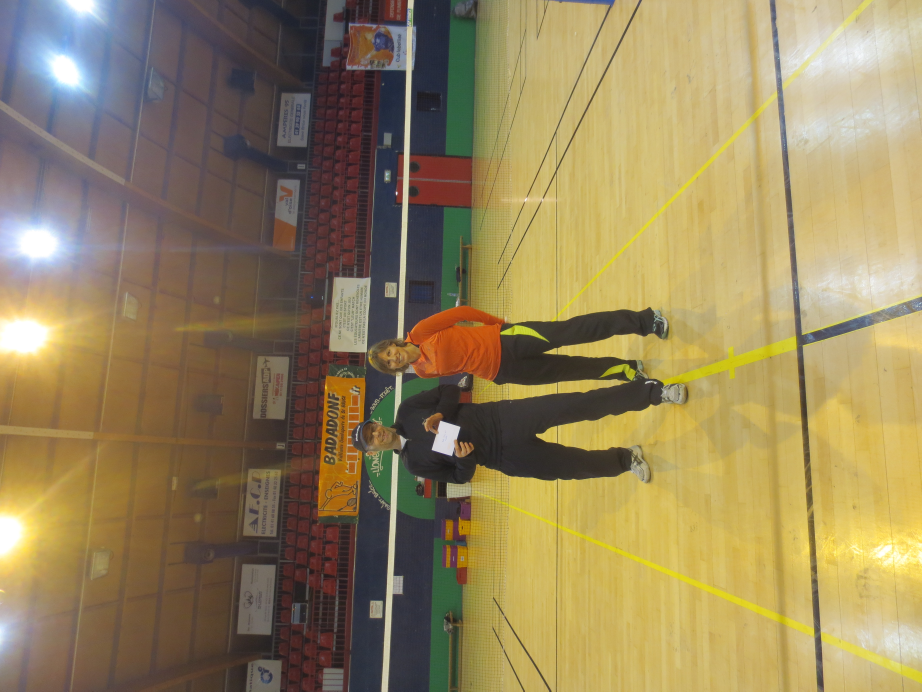
#> input picture images/gallery/badadonf9/2017-11-19 19.23.07.jpg, 4608 x 3456 px, found by its file name (shown at 1/5 size)
$ python photo_resize.py   (older library calls are emulated)
#> lines starting #> are read from the running program, lines starting #| are printed output that depends on the picture
from PIL import Image
import PIL
import os
import functools
from PIL import ExifTags
import piexif

# 1024, 768, 80
# https://www.daveperrett.com/articles/2012/07/28/exif-orientation-handling-is-a-ghetto/


def image_transpose_exif(im):
    exif_orientation_tag = 0x0112  # contains an integer, 1 through 8
    exif_transpose_sequences = [  # corresponding to the following
        [],
        [Image.FLIP_LEFT_RIGHT],
        [Image.ROTATE_180],
        [Image.FLIP_TOP_BOTTOM],
        [Image.FLIP_LEFT_RIGHT, Image.ROTATE_90],
        [Image.ROTATE_270],
        [Image.FLIP_TOP_BOTTOM, Image.ROTATE_90],  # 6
        [Image.ROTATE_90],
    ]

    try:
        seq = exif_transpose_sequences[im._getexif()[exif_orientation_tag] - 1]
    except Exception:
        raise
        return im
    else:
        return functools.reduce(lambda im, op: im.transpose(op), seq, im)


size = (1024, 1024)

fld = r"D:\GitHub\badadonf\website\content\images\gallery\badadonf9"

infile = os.path.join(fld, "2017-11-19 19.23.07.jpg")
outfile = os.path.join(fld, "2017-11-19 19.23.07b.jpg")

maxsize = (1028, 1028)

im = Image.open(infile)
#> im is the input picture: PIL image 4608x3456 RGB; mean R, G, B 149.8, 132.7, 93.5
print(im.format)
#| MPO

print(im._getexif().items())
#> (printed output is left out)
exif = dict(
    (ExifTags.TAGS[k], v) for k, v in im._getexif().items() if k in ExifTags.TAGS
)
#> exif = 44 items
print(exif)

# im.thumbnail(maxsize, PIL.Image.ANTIALIAS)
im = image_transpose_exif(im)
#> in image_transpose_exif, `seq = exif_transpose_sequences[im._getexif()[exif_orientation_tag] - 1]`: seq = [4]
#> in image_transpose_exif, `return functools.reduce(lambda im, op: im.transpose(op), seq, im)`:
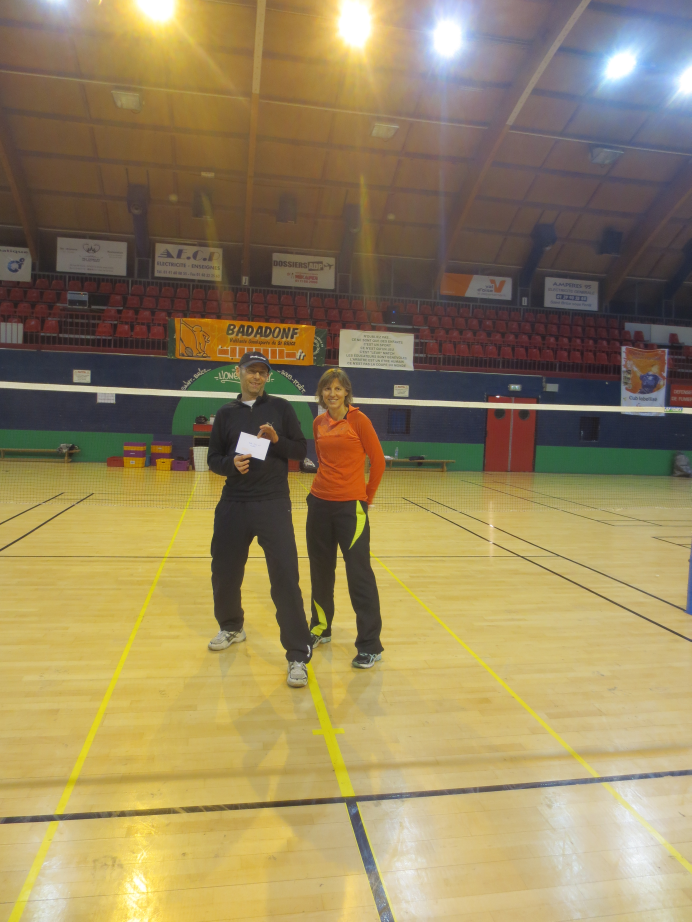
#> returned value: PIL image 3456x4608 RGB (shown at 1/5 size); mean R, G, B 149.8, 132.7, 93.5
im.save(outfile, "JPEG")
print("Done!")
